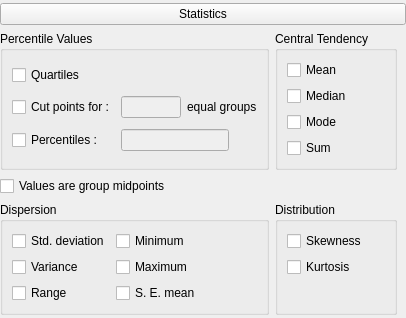
    <widget class="QWidget" name="widget_3" native="true">
     <property name="sizePolicy">
      <sizepolicy hsizetype="Expanding" vsizetype="Fixed">
       <horstretch>0</horstretch>
       <verstretch>0</verstretch>
      </sizepolicy>
     </property>
     <layout class="QGridLayout" name="gridLayout_10">
      <property name="leftMargin">
       <number>0</number>
      </property>
      <property name="topMargin">
       <number>3</number>
      </property>
      <property name="rightMargin">
       <number>0</number>
      </property>
      <property name="bottomMargin">
       <number>3</number>
      </property>
      <item row="1" column="0">
       <widget class="ExpanderButton" name="pushButton_3">
        <property name="enabled">
         <bool>true</bool>
        </property>
        <property name="sizePolicy">
         <sizepolicy hsizetype="Expanding" vsizetype="Fixed">
          <horstretch>0</horstretch>
          <verstretch>0</verstretch>
         </sizepolicy>
        </property>
        <property name="text">
         <string>Statistics</string>
        </property>
        <property name="checked">
         <bool>false</bool>
        </property>
       </widget>
      </item>
      <item row="2" column="0">
       <widget class="QWidget" name="pageStatistics" native="true">
        <property name="sizePolicy">
         <sizepolicy hsizetype="Fixed" vsizetype="Fixed">
          <horstretch>0</horstretch>
          <verstretch>0</verstretch>
         </sizepolicy>
        </property>
        <layout class="QGridLayout" name="gridLayout_6">
         <property name="leftMargin">
          <number>0</number>
         </property>
         <property name="topMargin">
          <number>0</number>
         </property>
         <property name="bottomMargin">
          <number>0</number>
         </property>
         <item row="2" column="0" colspan="2">
          <widget class="QWidget" name="widget_4" native="true">
           <layout class="QGridLayout" name="gridLayout_3">
            <property name="leftMargin">
             <number>0</number>
            </property>
            <property name="topMargin">
             <number>0</number>
            </property>
            <property name="rightMargin">
             <number>0</number>
            </property>
            <property name="bottomMargin">
             <number>0</number>
            </property>
            <item row="0" column="0">
             <widget class="BoundCheckBox" name="statisticsValuesAreGroupMidpoints">
              <property name="sizePolicy">
               <sizepolicy hsizetype="Fixed" vsizetype="Fixed">
                <horstretch>0</horstretch>
                <verstretch>0</verstretch>
               </sizepolicy>
              </property>
              <property name="text">
               <string>Values are group midpoints</string>
              </property>
             </widget>
            </item>
            <item row="0" column="1">
             <spacer name="horizontalSpacer_3">
              <property name="orientation">
               <enum>Qt::Horizontal</enum>
              </property>
              <property name="sizeHint" stdset="0">
               <size>
                <width>5</width>
                <height>20</height>
               </size>
              </property>
             </spacer>
            </item>
           </layout>
          </widget>
         </item>
         <item row="3" column="0">
          <widget class="GroupBox" name="statisticsDispersion">
           <property name="sizePolicy">
            <sizepolicy hsizetype="Preferred" vsizetype="Preferred">
             <horstretch>0</horstretch>
             <verstretch>0</verstretch>
            </sizepolicy>
           </property>
           <property name="title">
            <string>Dispersion</string>
           </property>
           <layout class="QGridLayout" name="gridLayout_5">
            <item row="1" column="1">
             <widget class="BoundCheckBox" name="maximum">
              <property name="sizePolicy">
               <sizepolicy hsizetype="Fixed" vsizetype="Fixed">
                <horstretch>0</horstretch>
                <verstretch>0</verstretch>
               </sizepolicy>
              </property>
              <property name="text">
               <string>Maximum</string>
              </property>
             </widget>
            </item>
            <item row="2" column="1">
             <widget class="BoundCheckBox" name="standardErrorMean">
              <property name="sizePolicy">
               <sizepolicy hsizetype="Fixed" vsizetype="Fixed">
                <horstretch>0</horstretch>
                <verstretch>0</verstretch>
               </sizepolicy>
              </property>
              <property name="text">
               <string>S. E. mean</string>
              </property>
             </widget>
            </item>
            <item row="0" column="1">
             <widget class="BoundCheckBox" name="minimum">
              <property name="sizePolicy">
               <sizepolicy hsizetype="Fixed" vsizetype="Fixed">
                <horstretch>0</horstretch>
                <verstretch>0</verstretch>
               </sizepolicy>
              </property>
              <property name="text">
               <string>Minimum</string>
              </property>
             </widget>
            </item>
            <item row="2" column="0">
             <widget class="BoundCheckBox" name="range">
              <property name="sizePolicy">
               <sizepolicy hsizetype="Fixed" vsizetype="Fixed">
                <horstretch>0</horstretch>
                <verstretch>0</verstretch>
               </sizepolicy>
              </property>
              <property name="text">
               <string>Range</string>
              </property>
             </widget>
            </item>
            <item row="0" column="0">
             <widget class="BoundCheckBox" name="standardDeviation">
              <property name="sizePolicy">
               <sizepolicy hsizetype="Fixed" vsizetype="Fixed">
                <horstretch>0</horstretch>
                <verstretch>0</verstretch>
               </sizepolicy>
              </property>
              <property name="text">
               <string>Std. deviation</string>
              </property>
             </widget>
            </item>
            <item row="1" column="0">
             <widget class="BoundCheckBox" name="variance">
              <property name="sizePolicy">
               <sizepolicy hsizetype="Fixed" vsizetype="Fixed">
                <horstretch>0</horstretch>
                <verstretch>0</verstretch>
               </sizepolicy>
              </property>
              <property name="text">
               <string>Variance</string>
              </property>
             </widget>
            </item>
            <item row="1" column="2">
             <spacer name="horizontalSpacer_5">
              <property name="orientation">
               <enum>Qt::Horizontal</enum>
              </property>
              <property name="sizeHint" stdset="0">
               <size>
                <width>5</width>
                <height>20</height>
               </size>
              </property>
             </spacer>
            </item>
           </layout>
          </widget>
         </item>
         <item row="0" column="1" rowspan="2" colspan="2">
          <widget class="GroupBox" name="statistics__central_tendency">
           <property name="sizePolicy">
            <sizepolicy hsizetype="Preferred" vsizetype="Preferred">
             <horstretch>0</horstretch>
             <verstretch>0</verstretch>
            </sizepolicy>
           </property>
           <property name="title">
            <string>Central Tendency</string>
           </property>
           <layout class="QGridLayout" name="gridLayout_2">
            <item row="2" column="0">
             <widget class="BoundCheckBox" name="mode">
              <property name="sizePolicy">
               <sizepolicy hsizetype="Fixed" vsizetype="Fixed">
                <horstretch>0</horstretch>
                <verstretch>0</verstretch>
               </sizepolicy>
              </property>
              <property name="text">
               <string>Mode</string>
              </property>
             </widget>
            </item>
            <item row="0" column="0">
             <widget class="BoundCheckBox" name="mean">
              <property name="sizePolicy">
               <sizepolicy hsizetype="Fixed" vsizetype="Fixed">
                <horstretch>0</horstretch>
                <verstretch>0</verstretch>
               </sizepolicy>
              </property>
              <property name="text">
               <string>Mean</string>
              </property>
             </widget>
            </item>
            <item row="3" column="0">
             <widget class="BoundCheckBox" name="sum">
              <property name="sizePolicy">
               <sizepolicy hsizetype="Fixed" vsizetype="Fixed">
                <horstretch>0</horstretch>
                <verstretch>0</verstretch>
               </sizepolicy>
              </property>
              <property name="text">
               <string>Sum</string>
              </property>
             </widget>
            </item>
            <item row="1" column="0">
             <widget class="BoundCheckBox" name="median">
              <property name="sizePolicy">
               <sizepolicy hsizetype="Fixed" vsizetype="Fixed">
                <horstretch>0</horstretch>
                <verstretch>0</verstretch>
               </sizepolicy>
              </property>
              <property name="text">
               <string>Median</string>
              </property>
             </widget>
            </item>
            <item row="1" column="1">
             <spacer name="horizontalSpacer">
              <property name="orientation">
               <enum>Qt::Horizontal</enum>
              </property>
              <property name="sizeHint" stdset="0">
               <size>
                <width>5</width>
                <height>20</height>
               </size>
              </property>
             </spacer>
            </item>
           </layout>
          </widget>
         </item>
         <item row="0" column="0" rowspan="2">
          <widget class="GroupBox" name="statisticsPercentileValues">
           <property name="sizePolicy">
            <sizepolicy hsizetype="Preferred" vsizetype="Preferred">
             <horstretch>0</horstretch>
             <verstretch>0</verstretch>
            </sizepolicy>
           </property>
           <property name="title">
            <string>Percentile Values</string>
           </property>
           <layout class="QGridLayout" name="gridLayout" columnstretch="0,0,0">
            <item row="1" column="2">
             <widget class="QLabel" name="label">
              <property name="sizePolicy">
               <sizepolicy hsizetype="Fixed" vsizetype="Fixed">
                <horstretch>0</horstretch>
                <verstretch>0</verstretch>
               </sizepolicy>
              </property>
              <property name="text">
               <string>equal groups</string>
              </property>
             </widget>
            </item>
            <item row="2" column="1" colspan="2">
             <widget class="BoundTextBox" name="percentileValuesPercentilesPercentiles">
              <property name="enabled">
               <bool>false</bool>
              </property>
              <property name="sizePolicy">
               <sizepolicy hsizetype="Fixed" vsizetype="Fixed">
                <horstretch>0</horstretch>
                <verstretch>0</verstretch>
               </sizepolicy>
              </property>
              <property name="baseSize">
               <size>
                <width>0</width>
                <height>0</height>
               </size>
              </property>
             </widget>
            </item>
            <item row="2" column="0">
             <widget class="BoundCheckBox" name="percentileValuesPercentiles">
              <property name="sizePolicy">
               <sizepolicy hsizetype="Fixed" vsizetype="Fixed">
                <horstretch>0</horstretch>
                <verstretch>0</verstretch>
               </sizepolicy>
              </property>
              <property name="text">
               <string>Percentiles :</string>
              </property>
             </widget>
            </item>
            <item row="1" column="1">
             <widget class="BoundTextBox" name="percentileValuesEqualGroupsNo">
              <property name="enabled">
               <bool>false</bool>
              </property>
              <property name="sizePolicy">
               <sizepolicy hsizetype="Fixed" vsizetype="Fixed">
                <horstretch>0</horstretch>
                <verstretch>0</verstretch>
               </sizepolicy>
              </property>
              <property name="maximumSize">
               <size>
                <width>60</width>
                <height>16777215</height>
               </size>
              </property>
              <property name="baseSize">
               <size>
                <width>0</width>
                <height>0</height>
               </size>
              </property>
              <property name="maxLength">
               <number>4</number>
              </property>
             </widget>
            </item>
            <item row="0" column="0" colspan="2">
             <widget class="BoundCheckBox" name="percentileValuesQuartiles">
              <property name="sizePolicy">
               <sizepolicy hsizetype="Fixed" vsizetype="Fixed">
                <horstretch>0</horstretch>
                <verstretch>0</verstretch>
               </sizepolicy>
              </property>
              <property name="text">
               <string>Quartiles</string>
              </property>
             </widget>
            </item>
            <item row="1" column="0">
             <widget class="BoundCheckBox" name="percentileValuesEqualGroups">
              <property name="sizePolicy">
               <sizepolicy hsizetype="Fixed" vsizetype="Fixed">
                <horstretch>0</horstretch>
                <verstretch>0</verstretch>
               </sizepolicy>
              </property>
              <property name="text">
               <string>Cut points for :</string>
              </property>
             </widget>
            </item>
           </layout>
          </widget>
         </item>
         <item row="3" column="1" colspan="2">
          <widget class="GroupBox" name="groupBox_3">
           <property name="sizePolicy">
            <sizepolicy hsizetype="Preferred" vsizetype="Preferred">
             <horstretch>0</horstretch>
             <verstretch>0</verstretch>
            </sizepolicy>
           </property>
           <property name="title">
            <string>Distribution</string>
           </property>
           <layout class="QGridLayout" name="gridLayout_4">
            <item row="0" column="0">
             <widget class="BoundCheckBox" name="skewness">
              <property name="sizePolicy">
               <sizepolicy hsizetype="Fixed" vsizetype="Fixed">
                <horstretch>0</horstretch>
                <verstretch>0</verstretch>
               </sizepolicy>
              </property>
              <property name="text">
               <string>Skewness</string>
              </property>
             </widget>
            </item>
            <item row="1" column="0">
             <widget class="BoundCheckBox" name="kurtosis">
              <property name="sizePolicy">
               <sizepolicy hsizetype="Fixed" vsizetype="Fixed">
                <horstretch>0</horstretch>
                <verstretch>0</verstretch>
               </sizepolicy>
              </property>
              <property name="text">
               <string>Kurtosis</string>
              </property>
             </widget>
            </item>
            <item row="2" column="0">
             <widget class="QWidget" name="widget_5" native="true"/>
            </item>
            <item row="0" column="1" rowspan="2">
             <spacer name="horizontalSpacer_2">
              <property name="orientation">
               <enum>Qt::Horizontal</enum>
              </property>
              <property name="sizeHint" stdset="0">
               <size>
                <width>5</width>
                <height>20</height>
               </size>
              </property>
             </spacer>
            </item>
           </layout>
          </widget>
         </item>
        </layout>
       </widget>
      </item>
     </layout>
    </widget>
